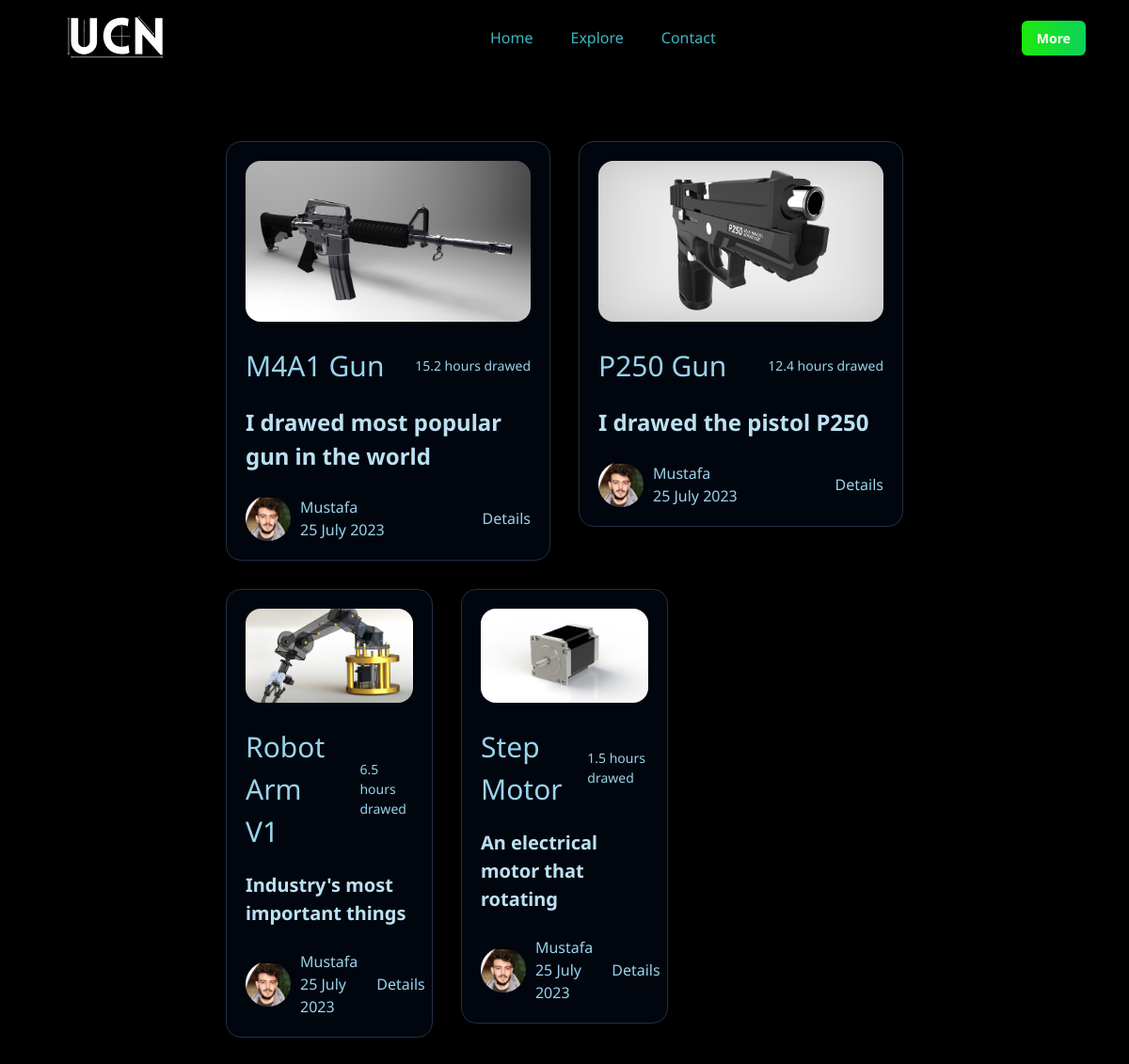
/explore, run on the app's committed database.
### main.py (models this page shows)
class Drawings(db.Model):
    ID = db.Column(db.Integer, primary_key=True)
    title = db.Column(db.String(80))
    describe = db.Column(db.String(200))
    category = db.Column(db.String(20))
    hours_drawed = db.Column(db.Integer)
    created_date = db.Column(db.DateTime, default=func.current_timestamp())
    show_features = db.Column(db.Boolean, default=False)
    show_popular = db.Column(db.Boolean, default=False)
    image_path = db.Column(db.String(255), nullable=False)
    carousel_img1 = db.Column(db.String(255))
    carousel_img2 = db.Column(db.String(255))
    carousel_img3 = db.Column(db.String(255))

### main.py (the view)
@app.route("/explore", methods = ["GET", "POST"])
def explore():
    drawings = Drawings.query.all()
    return render_template("explore.html", drawings = drawings)

### templates/explore.html (shortened to what this page needs)
{% extends "layout.html" %}
{% block body %}
<div class="explore-content">
    <ul class="feature-list" style="width: 60%;">
        {% for drawing in drawings %}
        <li>
            <div class="card feature-card">
                <figure class="card-banner img-holder" style="--width: 1602; --height: 903;">
                    <img src="{{ url_for('static', filename = drawing.image_path.replace('static/','')) }}" width="1602" height="903"
                        loading="lazy" alt="Self-observation is the first step of inner unfolding" class="img-cover">
                </figure>
                <div class="card-content">
                    <div class="card-wrapper">
                        <div class="card-tag">
                            <a href="#" class="span hover-2">{{ drawing.title }}</a>
                        </div>
                        <div class="wrapper">
                            <span class="span">{{drawing.hours_drawed}} hours drawed</span>
                        </div>
                    </div>
                    <h3 class="headline headline-3">
                        <a href="#" class="card-title hover-2">
                            {{drawing.describe}}
                        </a>
                    </h3>
                    <div class="card-wrapper">
                        <div class="profile-card">
                            <img src="{{ url_for('static', filename = 'images/author-1.png') }}" width="48" height="48"
                                loading="lazy" alt="Mustafa" class="profile-banner">
                            <div>
                                <p class="card-title">Mustafa</p>
                                <p class="card-subtitle">25 July 2023</p>
                            </div>
                        </div>
                        <a href="#" class="card-btn">Details</a>
                    </div>
                </div>
            </div>
        </li>
        {% endfor %}
    </ul>
</div>
{% endblock body %}

### static/css/style.css (style rules this page uses)
:root { --bg-wild-blue-yonder: rgb(16, 34, 63); --bg-carolina-blue: rgb(16, 98, 137); --bg-prussian-blue: rgb(28, 37, 50); --bg-oxford-blue: rgb(1, 5, 14); --bg-oxford-blue-2: rgb(0, 0, 0); --text-white: hsla(0, 0%, 100%, 1); --text-alice-blue: hsla(216, 100%, 95%, 1); --text-columbia-blue: hsla(199, 69%, 84%, 1); --text-wild-blue-yonder: rgb(60, 184, 195); --text-carolina-blue: rgb(44, 197, 100); --text-shadow-blue: rgb(153, 212, 236); --text-slate-gray: hsla(217, 17%, 48%, 1); --gradient-1: linear-gradient(90deg, #00ff7b, #079916 51%); --gradient-2: linear-gradient(90deg, #1dea0e, #0bd15a 51%, #7beb77); --gradient-3: linear-gradient(0deg, #000d1a, transparent); --border-wild-blue-yonder: hsla(216, 33%, 68%, 1); --border-prussian-blue: hsla(216, 33%, 20%, 1); --border-white: hsl(0, 0%, 100%); --border-white-alpha-15: hsla(0, 0%, 100%, 0.15); --white: hsl(0, 0%, 100%, 1); --black: hsl(0, 0%, 0%, 1); --fontFamily-noto_sans: 'Noto Sans', sans-serif; --fontSize-1: 2.9rem; --fontSize-2: 2.0rem; --fontSize-3: 1.8rem; --fontSize-4: 1.6rem; --fontSize-5: 1.5rem; --fontSize-6: 1.4rem; --fontSize-7: 1.2rem; --fontSize-8: 1.3rem; --weight-medium: 500; --weight-semiBold: 600; --weight-bold: 700; --weight-extraBold: 800; --lineHeight-1: 1.3; --lineHeight-2: 1.5; --lineHeight-4: 1.5; --shadow-1: 0 8px 20px 0 hsla(0, 0%, 0%, 0.05); --shadow-2: 0px 3px 20px hsla(180, 90%, 43%, 0.2); --radius-6: 6px; --radius-8: 8px; --radius-16: 16px; --radius-48: 48px; --radius-circle: 50%; --radius-pill: 200px; --section-padding: 70px; --transition-1: 0.25s ease; --transition-2: 0.5s ease; --cubic-in: cubic-bezier(0.51, 0.03, 0.64, 0.28); --cubic-out: cubic-bezier(0.05, 0.83, 0.52, 0.97); }
*, *::before, *::after { margin: 0; padding: 0; box-sizing: border-box; }
li { list-style: none; }
a, img, span, input, button, ion-icon { display: block; }
a { color: inherit; text-decoration: none; }
img { height: auto; }
.explore-content { display: flex; justify-content: center; margin-top: 150px; margin-bottom: 150px; }
html { font-size: 10px; scroll-behavior: smooth; }
body { background-color: var(--bg-oxford-blue-2); color: var(--text-shadow-blue); font-family: var(--fontFamily-noto_sans); font-size: 1.6rem; line-height: var(--lineHeight-4); overflow-y: overlay; }
.hover-1, .hover-2 { transition: var(--transition-1); }
.profile-card { display: flex; align-items: center; gap: 10px; }
.profile-card .profile-banner { border-radius: var(--radius-circle); }
.headline { color: var(--text-columbia-blue); line-height: var(--lineHeight-1); }
.headline-3 { font-size: var(--fontSize-2); line-height: var(--lineHeight-2); }
.card { background-color: var(--bg-oxford-blue); border: 1px solid var(--border-prussian-blue); }
.img-holder { aspect-ratio: var(--width) / var(--height); background-color: var(--bg-prussian-blue); overflow: hidden; }
.img-cover { width: 100%; height: 100%; object-fit: cover; }
.card-wrapper { display: flex; justify-content: space-between; gap: 20px; align-items: center; font-size: var(--fontSize-6); margin-block: 20px; }
.card-wrapper :is(.card-tag, .wrapper) { display: flex; gap: 3px; align-items: center; }
.feature-list { display: flex; flex-wrap: wrap; gap: 30px; }
.feature-card { padding: 20px; border-radius: var(--radius-16); transition: var(--transition-1); }
.feature-card .card-banner { border-radius: var(--radius-16); }
.feature-card .card-wrapper { margin-block-start: 24px; }
.feature-card .card-wrapper:last-child { font-size: var(--fontSize-4); margin-block-end: 0; }
@media (min-width: 575px) { :root { --fontSize-1: 4.4rem; --fontSize-2: 3.5rem; --section-padding: 100px; } }
@media (min-width: 575px) { .headline-3 { --fontSize-2: 2.4rem; } }
@media (min-width: 768px) { :root { --fontSize-1: 6.4rem; --fontSize-2: 4.5rem; } }
@media (min-width: 992px) { .feature-list li:nth-child(-n+2) { width: calc(50% - 15px); } }
@media (min-width: 992px) { .feature-list li:nth-child(n+3) { width: calc(33.33% - 20px); } }
@media (min-width: 992px) { .feature-list li:nth-child(n+3) .headline-3 { --fontSize-2: 2rem; } }
.card-tag { font-size: 30px; display: flex; justify-content: center; }

### data on the page
Drawings: image_path (picture), title "M4A1 Gun", hours_drawed "15.2", describe "I drawed most popular gun in the world"
Drawings: image_path (picture), title "P250 Gun", hours_drawed "12.4", describe "I drawed the pistol P250"
Drawings: image_path (picture), title "Robot Arm V1", hours_drawed "6.5", describe "Industry's most important things"
Drawings: image_path (picture), title "Step Motor", hours_drawed "1.5", describe "An electrical motor that rotating"
